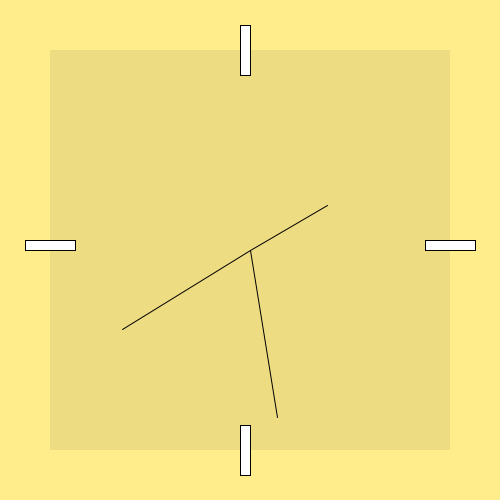
Frame 1 (no input)
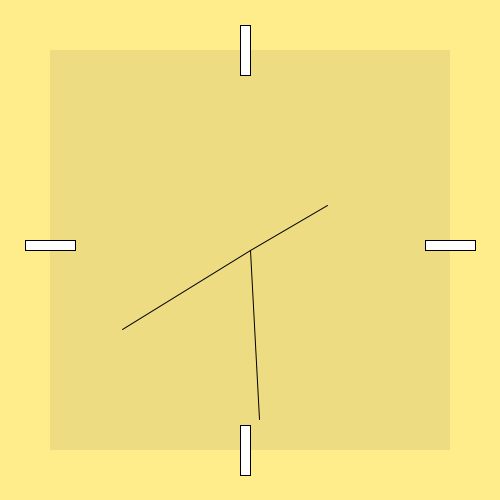
Frame 60 (the mouse pressed at the canvas centre just before this capture)
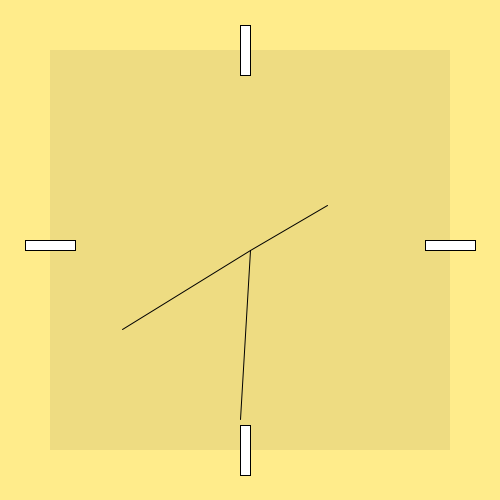
Frame 120 (the mouse held since frame 60 and released just before this capture)

The Processing sketch that drew these frames (run headless with seeded random() and noise(); from frame 60 on, the mouse is pressed at the canvas centre):

// Processing sketch: processing_169882
// ── processing_169882.pde

void setup()
{
  size(500, 500);
  background(255,236,139);
  //background(176,226,255);
}

void draw()
{
  pushMatrix();
  translate(width/2, height/2);
  noStroke();
  fill(238,220,130);
  rectMode(CENTER);
  rect(0, 0, 400, 400);
  popMatrix();


  pushMatrix();
  fill(255);
  stroke(0);
  rect(245, 50, 10, 50);
  popMatrix();

  pushMatrix();
  fill(255);
  rect(50, 245, 50, 10);
  popMatrix();
 

  pushMatrix();
  fill(255);
  rect(450, 245, 50, 10);
  popMatrix();

  pushMatrix();
  fill(255);
  rect(245, 450, 10, 50);
  popMatrix();


  float sekunde_jetzt = map(second(), 0, 59, 0, 2*PI);

  pushMatrix();
  translate(width/2, height/2);
  //fill(0);
  stroke(0);
  rotate(sekunde_jetzt);
  line(0, 0, 0, -170);
  popMatrix();

  float minute_jetzt = map(minute(), 0, 59, 0, 2*PI);

  pushMatrix();
  translate(width/2, height/2);
  stroke(0);
  rotate(minute_jetzt);
  line(0, 0, 0, -150);
  popMatrix();

  float stunde_jetzt = map(hour(), 0, 12, 0, 2*PI);

  pushMatrix();
  translate(width/2, height/2);
  stroke(0);
  rotate(stunde_jetzt);
  line(0, 0, 0, -90);
  popMatrix();
}
